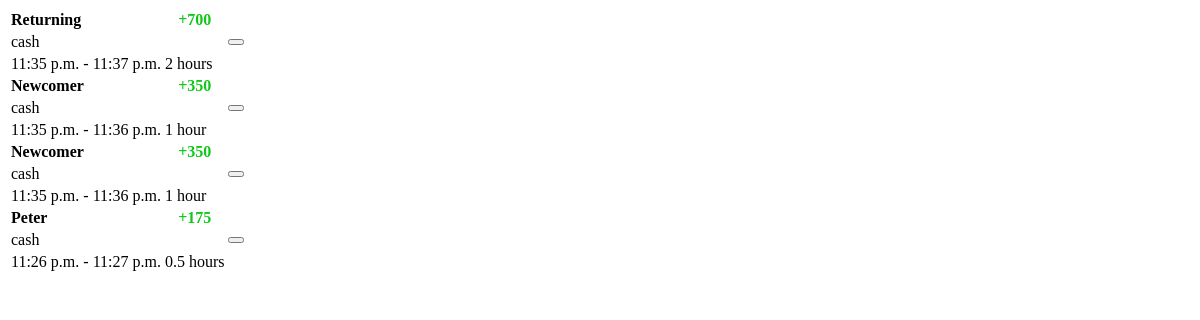
The page /history/22 on the database as committed earlier.
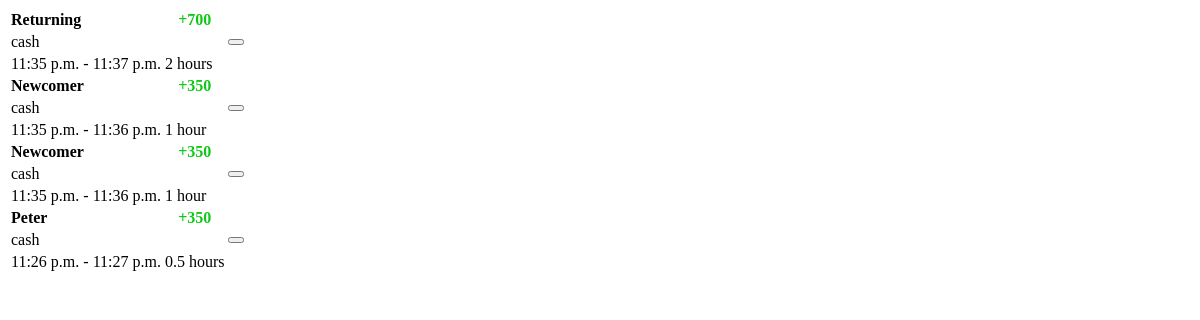
The same page on the database as committed later.
### customers/models.py (models this page shows, shortened)
class Customer(models.Model):
    gender = models.CharField(max_length=10)
    customer_type = models.CharField(max_length=20)
    name = models.CharField(max_length=100)
    hours = models.DecimalField(max_digits=4, decimal_places=2, default=1.0)
    status = models.CharField(max_length=20, default="active")
    payment = models.CharField(max_length=10, default="cash")
    bank = models.CharField(max_length=20, blank=True, null=True)
    start_time = models.DateTimeField(auto_now_add=True)
    end_time = models.DateTimeField()
    cost = models.DecimalField(max_digits=6, decimal_places=2)
    playground = models.ForeignKey(Playground, on_delete=models.CASCADE)
    playground_detail = models.ForeignKey(PlaygroundDetail, on_delete=models.CASCADE)

### customers/views.py (the view)
# urls.py: path("history/<int:id>", views.history_detail, name="history-detail"),
@require_safe
def history_detail(request, id):
    playground_detail = PlaygroundDetail.objects.get(pk=id)
    rows = Customer.objects.filter(playground_detail=playground_detail, status="finished").order_by("-end_time")
    print(playground_detail.id)
    return render(request, "customers/history-detail.html", {
        "rows": rows,
        "form": CustomerForm(),
        })

### customers/templates/customers/history-detail.html (shortened to what this page needs)
<div class="day-detail">
<table>
{% for row in rows %}
        <thead>
            <tr style="padding-top: 20px;">
                <th style="text-align: left;"> {{ row.name }} </th>
                <th class="price-paid" style="color: #0fc718;">
                    +{{ row.cost|floatformat }}
                </th>
            </tr>
        </thead>
        <tbody>
            <tr>
                <td style="text-align: left;"> {{ row.payment }} </td>
                <td>
                </td>
                <td class="btn-pencil-cell">
                    <button type="button" class="btn btn-sm btn-pencil" onclick="editDetail(this.closest('tbody'), {{row.id}}); "></button>
                </td>
            </tr>
            <tr>
                <td class="last-row" style="text-align: left;"> {{row.start_time|time}} - {{row.end_time|time}} </td>
                {% if row.hours == 1 %}
                <td class="last-row"> {{row.hours|floatformat}} hour </td>
                {% else %}
                <td class="last-row"> {{row.hours|floatformat}} hours </td>
                {% endif %}
            </tr>
        </tbody>
        {% endfor %}
    </table>
</div>

Rows that differ between the two databases and show on the page:
changed Customer "Peter": cost "175" → "350"
